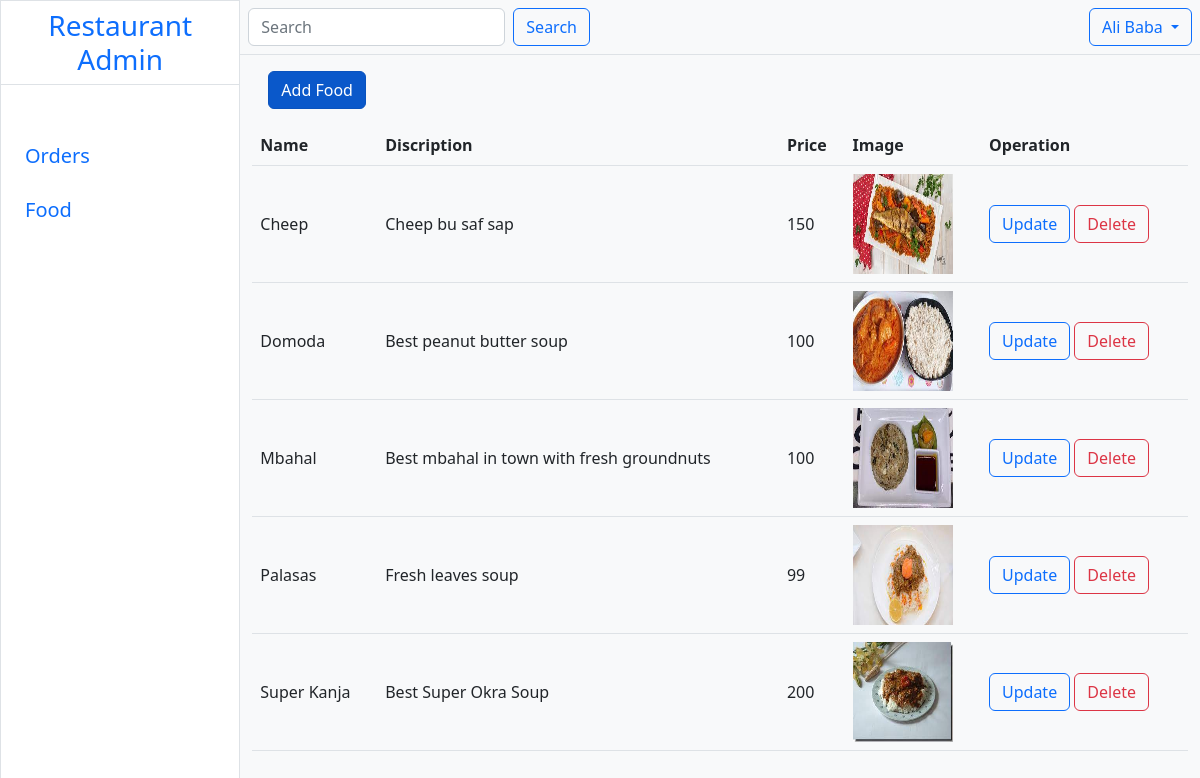
Screenshot of /resfood.php (signed in) with the database file from the repository.
### tables this page shows
CREATE TABLE `restaurant` (
  `id` int NOT NULL,
  `name` varchar(100) NOT NULL,
  `address` varchar(200) NOT NULL,
  `mobile` varchar(15) NOT NULL
);

CREATE TABLE `food` (
  `id` int NOT NULL,
  `name` varchar(100) NOT NULL,
  `discription` text NOT NULL,
  `price` double NOT NULL,
  `image` varchar(255) NOT NULL,
  `restaurant_id` varchar(255) NOT NULL
);

### resfood.php (the view, shortened to what this page needs)
<?php
  $conn = connection();
  $companyId= $_SESSION['companyId'];
  $sql = "select * from `restaurant` where id = $companyId";
  $result = mysqli_query($conn, $sql);
  $data = mysqli_fetch_assoc($result);
  $name = $data['name'];
?>
<!DOCTYPE html>
<html lang="en">
<head>
         <link href="https://cdn.jsdelivr.net/npm/bootstrap@5.2.0-beta1/dist/css/bootstrap.min.css" rel="stylesheet">
</head>
<body>
      <div class="wrapper d-flex">
       <section class=" border w-25 vh-100 ">
        <h3 class="text-primary text-center mb-4 border-bottom p-2">Restaurant Admin</h3>
        <ul class="list-unstyled navbar p-4">
            <li class="text-primary pb-2 mt-2 mb-2 fs-5  w-100">
                <a href="orders.php" class="text-decoration-none">Orders</a>
            </li>
            <li class="text-primary pb-2 mt-2 mb-2 fs-5 w-100" >
                <a href="resfood.php" class="text-decoration-none">Food</a>
            </li>
        </ul>
      </section>
      <section class="w-100 bg-light flex-grow-3">
        <div class="navbar border-bottom p-2 d-flex justify-content-betweeen">
           <form class="d-flex" role="search">
             <input class="form-control me-2" type="search" placeholder="Search" aria-label="Search">
             <button class="btn btn-outline-primary" type="submit">Search</button>
          </form>
          <div class="dropdown">
            <button class="btn btn-outline-primary dropdown-toggle" type="button" id="dropdownMenuButton1" data-bs-toggle="dropdown" aria-expanded="false">
               <?php echo $name?>
            </button>
          </div>
        </div>
        <div  class="container-fluid">
         <div>
           <a href="addfood.php" class="btn btn-primary active m-3" aria-current="page">Add Food</a>
         </div>
         <div>
              <table class="table align-middle">
                <thead>
                 <tr>
                    <th scope="col">Name</th>
                    <th scope="col">Discription</th>
                    <th scope="col">Price</th>
                    <th scope="col">Image</th>
                    <th>Operation</th>
                 </tr>
                </thead>
                <tbody>
                    <?php
                        $foodsql = "select * from `food` where restaurant_id=$companyId";
                        $foodResult = mysqli_query($conn, $foodsql);
                        if($foodResult){
                        while( $row = mysqli_fetch_assoc($foodResult)){
                            $id = $row['id'];
                            $name = $row['name'];
                            $discription = $row['discription'];
                            $price = $row['price'];
                            $image = $row['image'];
                            echo '
                            <tr>
                                <td>'.$name.'</td>
                                <td>'.$discription.'</td>
                                <td>'.$price.'</td>
                                <td><img src='.$image.' height="100px" width="100px"></td>
                                <td>
                                <button class="btn btn-outline-primary ">
                                <a href="updateFood.php?updateId='.$id.'"  class="text-decoration-none">Update</a>
                                </button>
                                <button class="btn btn-outline-danger text-danger  ">
                                <a href="deleteFood.php?deleteId='.$id.'" class="text-decoration-none text-danger">Delete</a>
                                </button>
                                </td>
                            </tr>
                            ';
                        }
                    }
                    else{
                        die(mysqli_error($conn));
                    }
                    ?>
                </tbody>
            </table>
          </div>
         </div>
      </section>
   </div>
</body>
</html>

### rows the page displays
restaurant: name "Ali Baba"
food: name "Cheep", discription "Cheep bu saf sap", price "150", image (picture)
food: name "Domoda", discription "Best peanut butter soup", price "100", image (picture)
food: name "Mbahal", discription "Best mbahal in town with fresh groundnuts", price "100", image (picture)
food: name "Palasas", discription "Fresh leaves soup", price "99", image (picture)
food: name "Super Kanja", discription "Best Super Okra Soup", price "200", image (picture)
